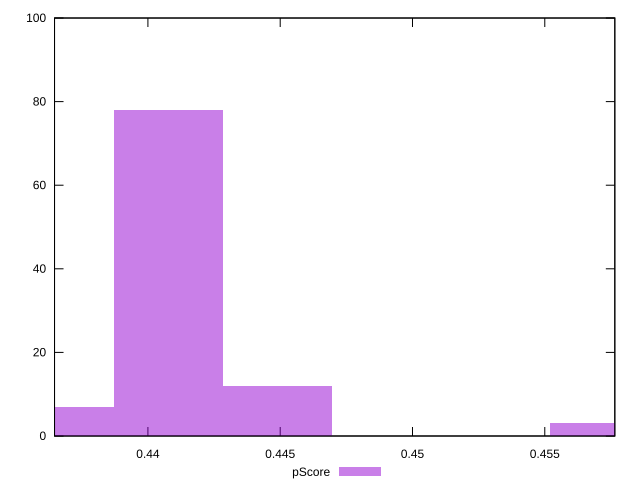

Reproduce this figure in gnuplot.
reset

$pScore <<EOF
0.4407831057779537 78
0.44490257405625233 12
0.4366636374996551 7
0.45726097889114825 3
EOF

set key outside below
set boxwidth 0.004119468278298633
set xrange [0.4364705882352941:0.4576470588235294]
set yrange [0:100]
set trange [0:100]
set style fill transparent solid 0.5 noborder
set terminal svg size 640, 490 enhanced background rgb 'white'
set output "reports/report_00030_2021-02-24T20-42-31.540Z/uses-http2/samples/agenda/pScore/histogram.svg"

plot $pScore title "pScore" with boxes

reset
